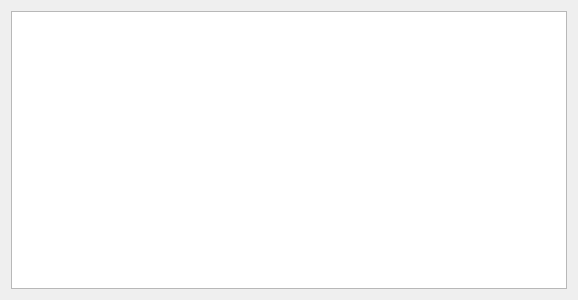
<?xml version="1.0" encoding="UTF-8"?>
<ui version="4.0">
 <class>AQSchemesEditor</class>
 <widget class="QWidget" name="AQSchemesEditor">
  <property name="geometry">
   <rect>
    <x>0</x>
    <y>0</y>
    <width>578</width>
    <height>300</height>
   </rect>
  </property>
  <property name="windowTitle">
   <string>AQSchemesEditor</string>
  </property>
  <layout class="QHBoxLayout" name="horizontalLayout">
   <item>
    <widget class="QGraphicsView" name="graphicsView"/>
   </item>
  </layout>
 </widget>
 <layoutdefault spacing="6" margin="11"/>
 <resources/>
 <connections/>
</ui>
